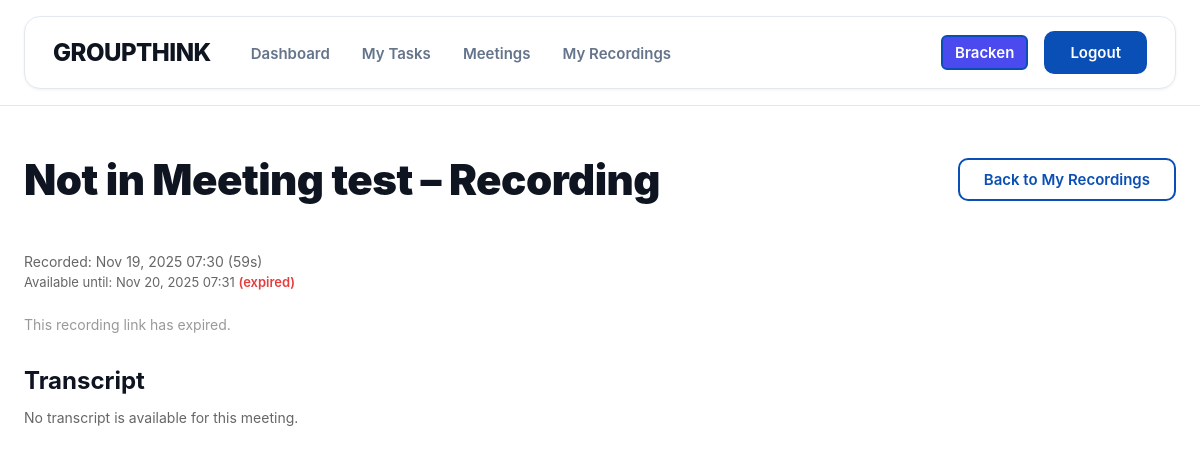
Page /recordings/7/ (signed in) on the committed database.
### home/models.py (models this page shows, shortened)
class UserProfile(models.Model):
    user = models.OneToOneField(User, on_delete=models.CASCADE, related_name='profile')
    display_name = models.CharField(max_length=100)
    email_verified = models.BooleanField(default=False)
    verification_token = models.CharField(max_length=100, blank=True, null=True)
    created_at = models.DateTimeField(auto_now_add=True)
    updated_at = models.DateTimeField(auto_now=True)

class Meeting(models.Model):
    STATUS_CHOICES = [
        ('not_started', 'Not Started'),
        ('live', 'Live'),
        ('ended', 'Ended'),
    ]
    title = models.CharField(max_length=100)
    room_name = models.CharField(max_length=100, unique=True)
    created_by = models.ForeignKey(User, on_delete=models.CASCADE, related_name='created_meetings', null=True, blank=True)
    workspace = models.ForeignKey(Workspace, on_delete=models.CASCADE, related_name='meetings', null=True, blank=True)
    status = models.CharField(max_length=20, choices=STATUS_CHOICES, default='not_started')
    started_at = models.DateTimeField(null=True, blank=True)
    ended_at = models.DateTimeField(null=True, blank=True)
    recording_url = models.URLField(max_length=500, blank=True, null=True)
    created_at = models.DateTimeField(auto_now_add=True)
    participants = models.ManyToManyField(settings.AUTH_USER_MODEL, related_name='meetings_participating',
        blank=True,)

class Recording(models.Model):
    meeting = models.ForeignKey(Meeting, on_delete=models.CASCADE, related_name="recordings")
    storage_url = models.URLField()
    duration_sec = models.PositiveIntegerField(null=True, blank=True)
    started_at = models.DateTimeField(null=True, blank=True)
    ended_at = models.DateTimeField(null=True, blank=True)
    initiator_id = models.CharField(max_length=255, blank=True)
    expires_at = models.DateTimeField()
    created_at = models.DateTimeField(auto_now_add=True)
    def is_expired(self):
        return timezone.now() >= self.expires_at

### home/views.py (the view)
# urls.py: path("recordings/<int:pk>/", views.recording_detail, name="recording_detail"),
@login_required
def recording_detail(request, pk):
    recording = get_object_or_404(Recording, pk=pk)
    meeting = recording.meeting
    user = request.user
    is_participant = meeting.participants.filter(id=user.id).exists()
    is_creator = (meeting.created_by_id == user.id)
    if not (is_participant or is_creator):
        messages.error(request, "You do not have access to this recording.")
        return redirect("my_recordings")
    chunks = meeting.chunks.order_by("created_at")
    return render(request, "home/recording_detail.html", {
        "recording": recording,
        "meeting": meeting,
        "chunks": chunks,
    })

### home/templates/home/recording_detail.html (shortened to what this page needs)
{% extends 'home/base.html' %}
{% block content %}
<main class="dashboard-container">
  <div class="dashboard-header">
    <h1>{{ meeting.title }} – Recording</h1>
    <a href="{% url 'my_recordings' %}" class="btn btn-secondary">Back to My Recordings</a>
  </div>
  <section style="margin-bottom: 24px;">
    {% if recording.started_at %}
      <p style="margin: 0; font-size: 14px; color: #666;">
        Recorded: {{ recording.started_at|date:"M d, Y H:i" }}
        {% if recording.duration_sec %}
          ({{ recording.duration_sec }}s)
        {% endif %}
      </p>
    {% endif %}
    <p style="margin: 4px 0 0 0; font-size: 13px; color: #666;">
      Available until: {{ recording.expires_at|date:"M d, Y H:i" }}
      {% if recording.is_expired %}
        <span style="color: #e53e3e; font-weight: 600;">(expired)</span>
      {% endif %}
    </p>
  </section>
  <section style="margin-bottom: 32px;">
    {% if not recording.is_expired %}
      <a href="{{ recording.storage_url }}" class="btn btn-primary">
        Download Recording
      </a>
    {% else %}
      <span style="color:#999; font-size: 14px;">
        This recording link has expired.
      </span>
    {% endif %}
  </section>
  <section>
    <h2 style="margin-bottom: 12px;">Transcript</h2>
    {% if chunks %}
      <div class="workspace-card" style="max-height: 400px; overflow-y: auto; padding: 16px;">
        {% for chunk in chunks %}
          <p style="margin: 0 0 6px 0; font-size: 14px; color: #333;">
            <strong>{{ chunk.speaker|default:"Unknown" }}:</strong>
            {{ chunk.text }}
          </p>
        {% endfor %}
      </div>
    {% else %}
      <p style="color:#666; font-size: 14px;">
        No transcript is available for this meeting.
      </p>
    {% endif %}
  </section>
</main>
{% endblock %}

### home/templates/home/base.html (shortened to what this page needs)
{% load static %}
<!DOCTYPE html>
<html lang="en">
<head>
  <link rel="stylesheet" href="{% static 'styles.css' %}">
</head>
<body>
  <nav class="nav-wrap">
    <div class="nav">
      <a href="{% url 'index' %}" class="brand" style="text-decoration: none; color: inherit;">GROUPTHINK</a>
      <ul class="links">
        {% if user.is_authenticated %}
        <li><a href="{% url 'dashboard' %}">Dashboard</a></li>
        <li><a href="{% url 'my_tasks' %}">My Tasks</a></li>
        <li><a href="{% url 'create_meeting' %}">Meetings</a></li>
        <li><a href="{% url 'my_recordings' %}">My Recordings</a></li>
        {% endif %}
      </ul>
      {% if user.is_authenticated %}
      <div style="margin-left: auto; display: flex; align-items: center; gap: 16px;">
        <a href="{% url 'profile' %}" class="btn btn-login"
           style="background: #4a4aef; padding: 6px 12px; border-radius: 6px; text-decoration: none; color: #fff; font-weight: 600;">
          {{ user.profile.display_name }}
        </a>
        <a class="btn btn-login" href="{% url 'logout' %}">Logout</a>
      </div>
      {% else %}
      <a class="btn btn-login" href="{% url 'login' %}">Login</a>
      {% endif %}
    </div>
  </nav>
    {% block content %}
    {% endblock %}
</body>

### home/static/styles.css (style rules this page uses)
:root { --bg: #ffffff; --bg-secondary: #f8fafc; --text: #0e1420; --muted: #64748b; --brand: #0a4fb5; --brand-dark: #073a87; --brand-light: #2563eb; --ringA: #e2e8f0; --ringB: #dbeafe; --shadow-sm: 0 1px 3px rgba(0, 0, 0, 0.06); --shadow-md: 0 4px 14px rgba(0, 0, 0, 0.08); --shadow-lg: 0 10px 30px rgba(0, 0, 0, 0.12); }
* { box-sizing:border-box; }
html,body { height:100%; }
body { margin:0; font-family: 'Inter', system-ui, -apple-system, Segoe UI, Roboto, "Helvetica Neue", Arial, sans-serif; color:var(--text); background:var(--bg); -webkit-font-smoothing: antialiased; }
.nav-wrap { position:sticky; top:0; z-index:10; padding:16px 24px; background: rgba(255, 255, 255, 0.9); backdrop-filter: blur(12px); border-bottom: 1px solid var(--ringA); }
.nav { max-width:1280px; margin:0 auto; background:#fff; color:var(--text); display:flex; align-items:center; gap:40px; padding:14px 28px; border-radius:16px; box-shadow: var(--shadow-sm); border: 1px solid var(--ringA); }
.brand { font-weight:800; letter-spacing:-0.5px; font-size:24px; color:var(--brand); transition: opacity 0.2s; }
.links { display:flex; align-items:center; gap:32px; list-style:none; margin:0; padding:0; }
.links a { text-decoration:none; color:var(--muted); font-weight:600; font-size:15px; transition: color 0.2s; position: relative; }
.links a::after { content: ''; position: absolute; bottom: -4px; left: 0; width: 0; height: 2px; background: var(--brand); transition: width 0.3s ease; }
.btn { display:inline-flex; align-items:center; justify-content:center; padding:10px 24px; border-radius:10px; text-decoration:none; font-weight:600; font-size:15px; border:none; transition: all 0.2s ease; cursor: pointer; }
.btn-login { margin-left:auto; background:var(--brand); color:#fff; border: 2px solid var(--brand); }
.dashboard-container { max-width: 1280px; margin: 0 auto; padding: 48px 24px; }
.dashboard-header { display: flex; justify-content: space-between; align-items: center; margin-bottom: 48px; flex-wrap: wrap; gap: 24px; }
.dashboard-header h1 { margin: 0; font-size: 42px; font-weight: 900; letter-spacing: -0.5px; color: var(--text); }
.btn-secondary { background: #fff; color: var(--brand); border: 2px solid var(--brand); transition: all 0.2s; }

### rows in the picture
Meeting: title "Not in Meeting test"
Recording: started_at "Nov 19, 2025 07:30", duration_sec "59", expires_at "Nov 20, 2025 07:31"

### other values in the picture
{{ user.profile.display_name }} "Bracken"
